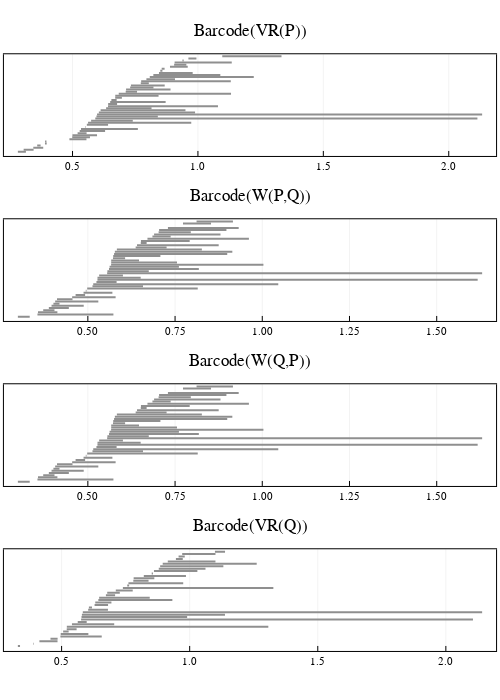

Notebook source saved alongside this figure:
### Code cell
# plot all four barcodes
barcode_VR_P = barcode(VR_P, dim = 1)
barcode_W_P = barcode(W_P["eirene_output"], dim = 1)
barcode_W_Q = barcode(W_Q["eirene_output"], dim = 1)
barcode_VR_Q = barcode(VR_Q, dim = 1)

# plot
p1 = plot_barcode(barcode_VR_P, lw = 2, title = "Barcode(VR(P))", titlefontsize = 12)
p2 = plot_barcode(barcode_W_P, lw = 2, title = "Barcode(W(P,Q))", titlefontsize = 12)
p3 = plot_barcode(barcode_W_Q, lw = 2, title = "Barcode(W(Q,P))", titlefontsize = 12)
p4 = plot_barcode(barcode_VR_Q, lw = 2, title = "Barcode(VR(Q))", titlefontsize = 12)
plot(p1, p2, p3, p4, layout = grid(4,1), size = (500, 700))
